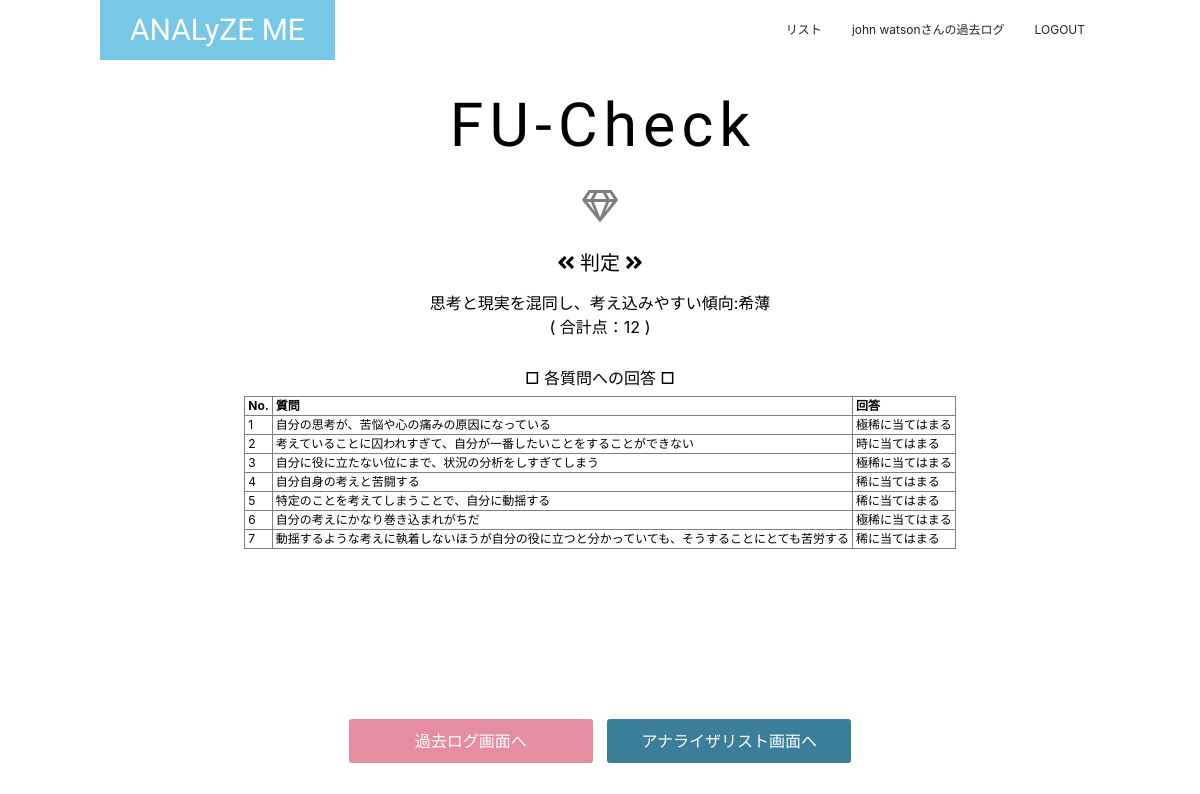
Screenshot of /result/fu/6/ (signed in) with the database file from the repository.
### analyze_me/models/user.py (models this page shows, shortened)
class User(UserMixin, db.Model):
    __tablename__ = 'user'
    id = db.Column(db.Integer, primary_key=True)
    user_id = db.Column(db.String(50), unique=True)
    name = db.Column(db.String(30))
    password = db.Column(db.String(20), unique=True)
    created_at = db.Column(db.DateTime)
    fu_results = relationship('FU_results')
    eq_results = relationship('EQ_results')
    ces_results = relationship('CES_results')
    pom_results = relationship('POM_results')
    teg_results = relationship('TEG_results')

### analyze_me/models/results.py (models this page shows, shortened)
class FU_results(db.Model):
    __tablename__ = 'fu_results'
    id = db.Column(db.Integer, primary_key=True, nullable=False)
    answers = db.Column(db.PickleType, nullable=True)
    a_sum = db.Column(db.Integer, nullable=True)
    judge = db.Column(db.String(200), nullable=True)
    created_at = db.Column(db.DateTime)
    user_id = db.Column(db.Integer, db.ForeignKey('user.id', onupdate='CASCADE', ondelete='CASCADE'), nullable=False)

### analyze_me/views/views.py (the view)
@views.route('/result/<ex_id>/<result_id>/', methods=['GET'])
@login_required
def result(ex_id, result_id):
    ana = analyzer_service.setting_analyzer(ex_id)
    result = views_service.find_one(ex_id, result_id)
    if ex_id == 'pom' or ex_id == 'teg':
        g_fac, g_sum = graph_service.ex_one_data(ex_id, result_id)
        return render_template('logs/result_graph.html', \
                               ex_id=ex_id, result_id=result_id, \
                               ana=ana, result=result, g_fac=g_fac, g_sum=g_sum)
    else:
        return render_template('logs/result.html', \
                                ex_id=ex_id, result_id=result_id, \
                                ana=ana, result=result)

### analyze_me/__init__.py (called while the page is built)
@login_manager.user_loader
def load_user(user_id):
    return User.query.get(int(user_id))

### analyze_me/services/analyzer_service.py (called while the page is built)
def setting_analyzer(ex_id):
    if not ex_id:
        raise Exception
    elif ex_id == "fu":
        return FU()
    elif ex_id == "eq":
        return EQ()
    elif ex_id == 'ces':
        return CES_D()
    elif ex_id == 'pom':
        return POMS()
    elif ex_id == 'teg':
        return TEG()
    print("EX_ID:{}".format(ex_id))

### analyze_me/services/views_service.py (called while the page is built)
def find_one(ex_id, result_id):
    if not result_id:
        raise Exception
    elif ex_id == "fu":
        return FU_results.query.filter_by(id=result_id).first()
    elif ex_id == "eq":
        return EQ_results.query.filter_by(id=result_id).first()
    elif ex_id == "ces":
        return CES_results.query.filter_by(id=result_id).first()
    elif ex_id == "pom":
        return POM_results.query.filter_by(id=result_id).first()
    elif ex_id == "teg":
        return TEG_results.query.filter_by(id=result_id).first()

### analyze_me/templates/logs/result.html
{% extends "layout.html" %}
{% block body %}
<section class="resA">
    <div class="con">
        <h2>{{ ana.name }}</h2>
        <p class="symbol"><span class="far fa-gem"></span></p>
        <h5>
            <span class="fas fa-angle-double-left"></span>
            判定
            <span class="fas fa-angle-double-right"></span>
        </h5>
        <p>{{ result.judge }}</p>
        <p class="sum">( 合計点：{{ result.a_sum }} )</p>
        <h6>□ 各質問への回答 □</h6>
        <div class="tbl">
        <table border="1">
            <tr>
                <th>No.</th>
                <th>質問</th>
                <th>回答</th>
            </tr>
            {% for que in range(0, ana.queries|length) %}
            <tr>
                <td>{{ que+1 }}</td>
                <td>{{ ana.queries[que] }}</td>
                <td>{{ result.answers[que] }}</td>
            </tr>
            {% endfor %}
        </table>
        </div>
        <a href="{{ url_for('views.show_logs') }}">過去ログ画面へ</a>
        <a href="{{ url_for('analyzes.analyzer_list') }}" class="list-btn">アナライザリスト画面へ</a>
    </div>
</section>
{% endblock %}

### analyze_me/templates/layout.html (shortened to what this page needs)
<!DOCTYPE html>
<html lang="ja">
<head>
    {% block head %}
    <link rel="stylesheet" href="{{ url_for('static', filename='style.css')}}">
    <link rel="stylesheet" href="https://stackpath.bootstrapcdn.com/bootstrap/4.5.0/css/bootstrap.min.css">
    <link rel="stylesheet" href="https://use.fontawesome.com/releases/v5.15.1/css/all.css">
    {% endblock %}
</head>
<body>
<div>
    <header>
        <nav class="conH">
            <div class="conH-small">
                <a class="headA" href="{{ url_for('views.index') }}">ANALyZE ME</a>
            </div>
            <div class="headB">
                <ul>
                    <li>
                        <a href="{{ url_for('analyzes.analyzer_list') }}">リスト</a>
                    </li>
                    {% if not current_user.is_authenticated %}
                    <li>
                        <a href="{{ url_for('auth.login') }}">LOGIN</a>
                    </li>
                    {% else %}
                    <li>
                        <a href="{{ url_for('views.show_logs') }}"><span>{{ current_user.name }}さんの</span>過去ログ</a>
                    </li>
                    <li>
                        <a href="{{ url_for('auth.logout') }}">LOGOUT</a>
                    </li>
                    {% endif %}
                </ul>
            </div>
        </nav>
    </header>
    {% block body %}{% endblock %}
</div>
</body>
</html>

### analyze_me/static/style.css (style rules this page uses)
:root { --main-color: #77C7E6; --accent-color: #E68E9F; --dark-color: #3A7E99; --opposite-color: #9AE665; --text-bright-color: #fff; --text-dark-color: #000; --gray-color: #ddd; --large-width: 1000px; --middle-width: 900px; }
@media (min-width: 800px) { :root { font-size: 16px; } }
body { margin: 0; font-family: 'メイリオ', 'Hiragino Kaku Gothic Pro', 'sans-serif'; }
.resA { display: flex; align-items: start; justify-content: center; height: 100vh; min-height: 450px; width: 100vw; min-width: 400px; color: #000; color: var(--text-dark-color); text-align: center; margin-left: auto; margin-right: auto; }
.resA .con { margin-top: 60px; max-width: 900px; max-width: var(--middle-width); margin-left: auto; margin-right: auto; padding: 0 15px; }
.resA h2 { margin: 30px 0 0; font-family: 'Big Shoulders Stencil Display', cursive; font-size: 3.8rem; letter-spacing: 0.1em; margin-left: 0.1em; }
.resA h5 { margin: 0 0 1rem; font-size: 1.25rem; }
.resA .symbol { margin: 1.25rem; padding: 0; border: none; outline: none; background: none; font-size: 2rem; opacity: 0.5; }
.resA p { margin: 0; }
.resA .sum { margin: 0 0 30px; }
.resA .tbl { overflow-y: scroll; height: 280px; margin-bottom: 2.5rem; }
.resA table { margin: 0 auto 1rem auto; font-size: 12px; text-align: left; }
.resA table th, .resA table td { padding: 0 3px; }
.resA tr { margin: 1px 1px; }
.resA a { display: inline-block; padding: 10px; margin: 0 2px 0.5rem 2px; width: 250px; border: solid 3px currentColor; border-radius: 6px; background-color: #E68E9F; background-color: var(--accent-color); color: #fff; color: var(--text-bright-color); text-decoration: none; }
.resA .list-btn { background-color: #3A7E99; background-color: var(--dark-color); }
header { position: absolute; top: 0; left: 0; z-index: 100; width: 100%; background-color: rgba(255,255,255,0.5); }
.headA { display: inline-block; line-height: 60px; padding-left: 30px; padding-right: 30px; background-color: #77C7E6; background-color: var(--main-color); color: #fff; color: var(--text-bright-color); font-family: 'Big Shoulders Stencil Display', cursive; font-size: 30px; text-decoration: none; }
.headB ul { margin: 0; padding: 0; list-style: none; }
.headB a { display: block; padding: 15px; color: inherit; font-size: 12px; text-decoration: none; }
@media (min-width: 768px) { header .conH { display: flex; align-items: center; justify-content: space-between; max-width: 1000px; max-width: var(--large-width); margin-left: auto; margin-right: auto; } }
@media (min-width: 768px) { .headB ul { display: flex; } }
@media (min-width: 768px) { .headB { display: block !important; } }

### rows the page displays
User: name "john watson"
FU_results: judge "思考と現実を混同し、考え込みやすい傾向:希薄", a_sum "12", answers "極稀に当てはまる" "時に当てはまる" "極稀に当てはまる" "稀に当てはまる" "稀に当てはまる" "極稀に当てはまる" "稀に当てはまる"

### other values shown
{{ ana.name }} "FU-Check"
{{ que+1 }} "1" "2" "3" "4" "5" "6" "7"
{{ ana.queries[que] }} "自分の思考が、苦悩や心の痛みの原因になっている" "考えていることに囚われすぎて、自分が一番したいことをすることができない" "自分に役に立たない位にまで、状況の分析をしすぎてしまう" "自分自身の考えと苦闘する" "特定のことを考えてしまうことで、自分に動揺する" "自分の考えにかなり巻き込まれがちだ" "動揺するような考えに執着しないほうが自分の役に立つと分かっていても、そうすることにとても苦労する"
